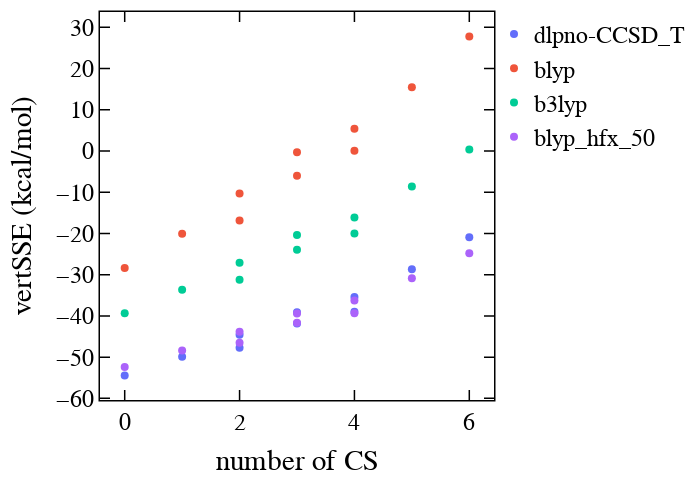

Notebook code cell kept with this figure:
### Markdown cell above
##### sanity check on ligand fields

### Code cell
fs = ["dlpno-CCSD_T", "blyp", "b3lyp", "blyp_hfx_50"]
data = []
for f in fs: 
    trace0 = go.Scatter(
        x=df["nCS"].values,
        y=df[f + ".vertsse"].values,
        mode='markers',
        opacity=1,
        marker=dict(
            symbol='circle',
            size=8,
        ),
        text=df["name"].values,
        showlegend=True,
        name = f,
    )
    data += [trace0]
layout = go.Layout()
layout.update(glob_layout)
layout.legend.update(x=1, y=1, bgcolor="rgba(0,0,0,0)")
layout['xaxis'].update({"title": "number of CS"})
layout['yaxis'].update({"title": "vertSSE (kcal/mol)",})
layout.update(height=500, width=700, showlegend=True)
fig = go.Figure(data=data, layout=layout)
iplot(fig)

### Figure 1 — Plotly figure (JSON) as saved in the notebook; plotly's stock layout.template omitted (floating-point values rounded to 4 significant figures)
{"data": [{"marker": {"size": 8, "symbol": "circle"}, "mode": "markers", "name": "dlpno-CCSD_T", "opacity": 1, "showlegend": true, "text": ["fe_oct_2_CS_1_CS_1_CS_1_CS_1_CS_1_CS_1_s_1_conf_1", "fe_oct_2_CS_1_CS_1_CS_1_CS_1_CS_1_water_1_s_1_conf_1", "fe_oct_2_CS_1_CS_1_CS_1_CS_1_water_1_water_1_s_1_conf_1", "fe_oct_2_CS_1_CS_1_CS_1_water_1_CS_1_water_1_s_1_conf_1", "fe_oct_2_water_1_water_1_CS_1_CS_1_water_1_CS_1_s_1_conf_1", "fe_oct_2_water_1_water_1_water_1_CS_1_CS_1_CS_1_s_1_conf_1", "fe_oct_2_water_1_water_1_water_1_CS_1_water_1_CS_1_s_1_conf_1", "fe_oct_2_water_1_water_1_water_1_water_1_CS_1_CS_1_s_1_conf_1", "fe_oct_2_water_1_water_1_water_1_water_1_water_1_CS_1_s_1_conf_1", "fe_oct_2_water_1_water_1_water_1_water_1_water_1_water_1_s_1_conf_1"], "type": "scatter", "x": [6, 5, 4, 4, 3, 3, 2, 2, 1, 0], "y": [-20.94, -28.68, -38.97, -35.39, -39.14, -41.82, -44.55, -47.72, -49.88, -54.48]}, {"marker": {"size": 8, "symbol": "circle"}, "mode": "markers", "name": "blyp", "opacity": 1, "showlegend": true, "text": ["fe_oct_2_CS_1_CS_1_CS_1_CS_1_CS_1_CS_1_s_1_conf_1", "fe_oct_2_CS_1_CS_1_CS_1_CS_1_CS_1_water_1_s_1_conf_1", "fe_oct_2_CS_1_CS_1_CS_1_CS_1_water_1_water_1_s_1_conf_1", "fe_oct_2_CS_1_CS_1_CS_1_water_1_CS_1_water_1_s_1_conf_1", "fe_oct_2_water_1_water_1_CS_1_CS_1_water_1_CS_1_s_1_conf_1", "fe_oct_2_water_1_water_1_water_1_CS_1_CS_1_CS_1_s_1_conf_1", "fe_oct_2_water_1_water_1_water_1_CS_1_water_1_CS_1_s_1_conf_1", "fe_oct_2_water_1_water_1_water_1_water_1_CS_1_CS_1_s_1_conf_1", "fe_oct_2_water_1_water_1_water_1_water_1_water_1_CS_1_s_1_conf_1", "fe_oct_2_water_1_water_1_water_1_water_1_water_1_water_1_s_1_conf_1"], "type": "scatter", "x": [6, 5, 4, 4, 3, 3, 2, 2, 1, 0], "y": [27.79, 15.47, 0.06007, 5.373, -0.322, -5.988, -10.32, -16.85, -20.07, -28.37]}, {"marker": {"size": 8, "symbol": "circle"}, "mode": "markers", "name": "b3lyp", "opacity": 1, "showlegend": true, "text": ["fe_oct_2_CS_1_CS_1_CS_1_CS_1_CS_1_CS_1_s_1_conf_1", "fe_oct_2_CS_1_CS_1_CS_1_CS_1_CS_1_water_1_s_1_conf_1", "fe_oct_2_CS_1_CS_1_CS_1_CS_1_water_1_water_1_s_1_conf_1", "fe_oct_2_CS_1_CS_1_CS_1_water_1_CS_1_water_1_s_1_conf_1", "fe_oct_2_water_1_water_1_CS_1_CS_1_water_1_CS_1_s_1_conf_1", "fe_oct_2_water_1_water_1_water_1_CS_1_CS_1_CS_1_s_1_conf_1", "fe_oct_2_water_1_water_1_water_1_CS_1_water_1_CS_1_s_1_conf_1", "fe_oct_2_water_1_water_1_water_1_water_1_CS_1_CS_1_s_1_conf_1", "fe_oct_2_water_1_water_1_water_1_water_1_water_1_CS_1_s_1_conf_1", "fe_oct_2_water_1_water_1_water_1_water_1_water_1_water_1_s_1_conf_1"], "type": "scatter", "x": [6, 5, 4, 4, 3, 3, 2, 2, 1, 0], "y": [0.3297, -8.607, -20.01, -16.13, -20.4, -23.96, -27.11, -31.21, -33.67, -39.35]}, {"marker": {"size": 8, "symbol": "circle"}, "mode": "markers", "name": "blyp_hfx_50", "opacity": 1, "showlegend": true, "text": ["fe_oct_2_CS_1_CS_1_CS_1_CS_1_CS_1_CS_1_s_1_conf_1", "fe_oct_2_CS_1_CS_1_CS_1_CS_1_CS_1_water_1_s_1_conf_1", "fe_oct_2_CS_1_CS_1_CS_1_CS_1_water_1_water_1_s_1_conf_1", "fe_oct_2_CS_1_CS_1_CS_1_water_1_CS_1_water_1_s_1_conf_1", "fe_oct_2_water_1_water_1_CS_1_CS_1_water_1_CS_1_s_1_conf_1", "fe_oct_2_water_1_water_1_water_1_CS_1_CS_1_CS_1_s_1_conf_1", "fe_oct_2_water_1_water_1_water_1_CS_1_water_1_CS_1_s_1_conf_1", "fe_oct_2_water_1_water_1_water_1_water_1_CS_1_CS_1_s_1_conf_1", "fe_oct_2_water_1_water_1_water_1_water_1_water_1_CS_1_s_1_conf_1", "fe_oct_2_water_1_water_1_water_1_water_1_water_1_water_1_s_1_conf_1"], "type": "scatter", "x": [6, 5, 4, 4, 3, 3, 2, 2, 1, 0], "y": [-24.78, -30.85, -39.35, -36.28, -39.39, -41.65, -43.85, -46.53, -48.42, -52.41]}], "layout": {"font": {"color": "black", "family": "Helvetica", "size": 24}, "height": 500, "legend": {"bgcolor": "rgba(0,0,0,0)", "orientation": "v", "x": 1, "y": 1}, "margin": {"b": 100, "l": 100, "r": 10, "t": 10}, "paper_bgcolor": "rgba(255,255,255,100)", "plot_bgcolor": "white", "showlegend": true, "width": 700, "xaxis": {"color": "black", "linecolor": "black", "linewidth": 1.5, "mirror": "allticks", "showgrid": false, "showline": true, "ticklen": 10, "ticks": "inside", "tickwidth": 1.5, "title": {"text": "number of CS"}, "zeroline": false}, "yaxis": {"color": "black", "linecolor": "black", "linewidth": 1.5, "mirror": "allticks", "showgrid": false, "showline": true, "ticklen": 10, "ticks": "inside", "tickwidth": 1.5, "title": {"text": "vertSSE (kcal/mol)"}, "zeroline": false}}}
